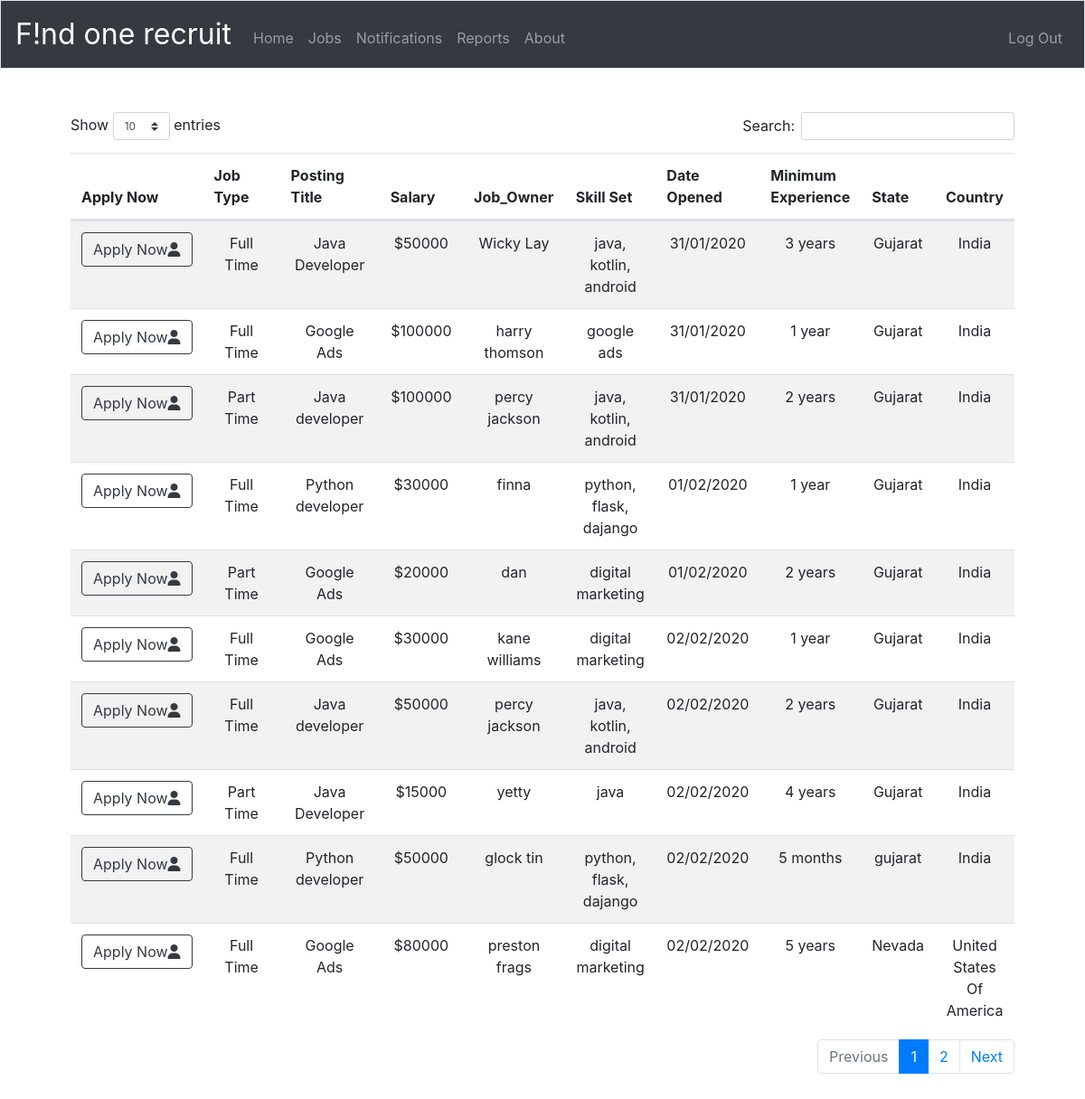
Page /jobs (signed in) on the committed database.
### tables this page shows
CREATE TABLE 'job_openings' ('id' integer PRIMARY KEY AUTOINCREMENT NOT NULL, 'user_id' integer NOT NULL, 'job_type' text NOT NULL, 'posting_title' text NOT NULL, 'salary' text NOT NULL, 'job_owner' text NOT NULL, 'zip_code' integer NOT NULL, 'state' text NOT NULL, 'country' text NOT NULL, 'skill_set' text NOT NULL, 'experience' text NOT NULL, 'date_opened' date NOT NULL);

### application.py (the view)
@app.route("/jobs", methods=["GET", "POST"])
@login_required
def jobs():
    if request.method == "POST":
        no_data = False
        jobs = db.execute("SELECT * FROM job_openings WHERE id = :id", id=request.form.get("view_job_btn"))
        if jobs == []:
            no_data = True
        return render_template("jobs.html", jobs=jobs, no_data=no_data)
    else :
        no_data = False
        jobs = db.execute("SELECT * FROM job_openings")
        if jobs == []:
            no_data = True
        return render_template("jobs.html", jobs=jobs, no_data=no_data)

### application.py (called while the page is built)
@app.after_request
def after_request(response):
    response.headers["Cache-Control"] = "no-cache, no-store, must-revalidate"
    response.headers["Expires"] = 0
    response.headers["Pragma"] = "no-cache"
    return response

### helpers.py (called while the page is built)
def login_required(f):
    @wraps(f)
    def decorated_function(*args, **kwargs):
        if session.get("user_id") is None:
            return redirect("/")
        return f(*args, **kwargs)
    return decorated_function

### templates/jobs.html (shortened to what this page needs)
{% extends "candidate_layout.html" %}
{% block main %}
    {% if no_data == False %}
        <table class="table table-striped" id="jobs" style="width:100%">
            <thead>
                <tr>
                    <th>Apply Now</th>
                    <th>Job Type</th>
                    <th>Posting Title</th>
                    <th>Salary</th>
                    <th>Job_Owner</th>
                    <th>Skill Set</th>
                    <th>Date Opened</th>
                    <th>Minimum Experience</th>
                    <th>State</th>
                    <th>Country</th>
                </tr>
            <tbody>
                {% for rows_job in jobs %}
                    <tr>
                        <td>
                            <form action="/apply_for_job" method="post">
                                <button value="{{ rows_job }}" name="apply_for_job_btn" class="btn btn-outline-dark" type="submit">Apply Now<i class='fas fa-user'></i></button>
                            </form>
                        </td>
                        <td>{{ rows_job["job_type"] }}</td>
                        <td>{{ rows_job["posting_title"] }}</td>
                        <td>{{ rows_job["salary"] }}</td>
                        <td>{{ rows_job["job_owner"] }}</td>
                        <td>{{ rows_job["skill_set"] }}</td>
                        <td>{{ rows_job["date_opened"] }}</td>
                        <td>{{ rows_job["experience"] }}</td>
                        <td>{{ rows_job["state"] }}</td>
                        <td>{{ rows_job["country"] }}</td>
                    </tr>
                {% endfor %}
            </tbody>
        </table>
    {% else %}
        <h4 style="color:gray;">You have not posted any jobs yet</h4>
    {% endif %}
{% endblock %}

### static/styles.css (style rules this page uses)
#jobs { min-width:100%; }

### rows in the picture
job_openings: job_type "Full Time", posting_title "Java Developer", salary "$50000", job_owner "Wicky Lay", skill_set "java, kotlin, android", date_opened "31/01/2020", experience "3 years", state "Gujarat", country "India"
job_openings: job_type "Full Time", posting_title "Google Ads", salary "$100000", job_owner "harry thomson", skill_set "google ads", date_opened "31/01/2020", experience "1 year", state "Gujarat", country "India"
job_openings: job_type "Part Time", posting_title "Java developer", salary "$100000", job_owner "percy jackson", skill_set "java, kotlin, android", date_opened "31/01/2020", experience "2 years", state "Gujarat", country "India"
job_openings: job_type "Full Time", posting_title "Python developer", salary "$30000", job_owner "finna", skill_set "python, flask, dajango", date_opened "01/02/2020", experience "1 year", state "Gujarat", country "India"
job_openings: job_type "Part Time", posting_title "Google Ads", salary "$20000", job_owner "dan", skill_set "digital marketing", date_opened "01/02/2020", experience "2 years", state "Gujarat", country "India"
job_openings: job_type "Full Time", posting_title "Google Ads", salary "$30000", job_owner "kane williams", skill_set "digital marketing", date_opened "02/02/2020", experience "1 year", state "Gujarat", country "India"
job_openings: job_type "Full Time", posting_title "Java developer", salary "$50000", job_owner "percy jackson", skill_set "java, kotlin, android", date_opened "02/02/2020", experience "2 years", state "Gujarat", country "India"
job_openings: job_type "Part Time", posting_title "Java Developer", salary "$15000", job_owner "yetty", skill_set "java", date_opened "02/02/2020", experience "4 years", state "Gujarat", country "India"
job_openings: job_type "Full Time", posting_title "Python developer", salary "$50000", job_owner "glock tin", skill_set "python, flask, dajango", date_opened "02/02/2020", experience "5 months", state "gujarat", country "India"
job_openings: job_type "Full Time", posting_title "Google Ads", salary "$80000", job_owner "preston frags", skill_set "digital marketing", date_opened "02/02/2020", experience "5 years", state "Nevada", country "United States Of America"
